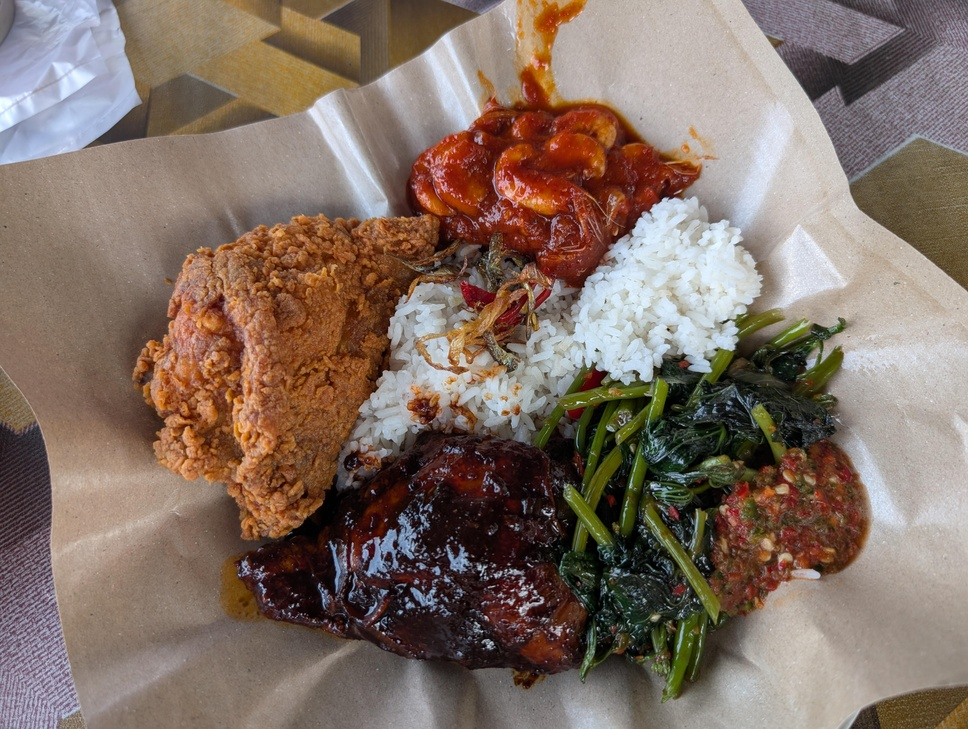
%> input picture nasicampur.jpg, 968 x 729 px, shrunk from 4080 x 3072 before the run
$ octave --eval "result = hsvThreshold(imread('../nasicampur.jpg'));"   (GNU Octave 9; MATLAB toolbox functions it lacks are replaced by stand-ins)
%> lines starting %> are read from the running program, lines starting %| are printed output that depends on the picture; in (x1, y1, x2, y2) boxes, pixels count from 0 and x2, y2 are one past the last pixel; in counts of white or black regions, pixels touching at a corner belong together; the program's own positions count from 1
%% HSV THRESHOLD - Color-based Food Region Detection
% Detects food regions using HSV color space thresholding with edge awareness

function mask = hsvThreshold(img, foodType)
    %% Convert to HSV color space
    if isa(img, 'uint8')
        img = im2double(img);
    end
    hsvImg = rgb2hsv(img);
%> hsvImg: size 729x968x3 double; mean H, S, V 0.237, 0.328, 0.522

    H = hsvImg(:,:,1);
    S = hsvImg(:,:,2);
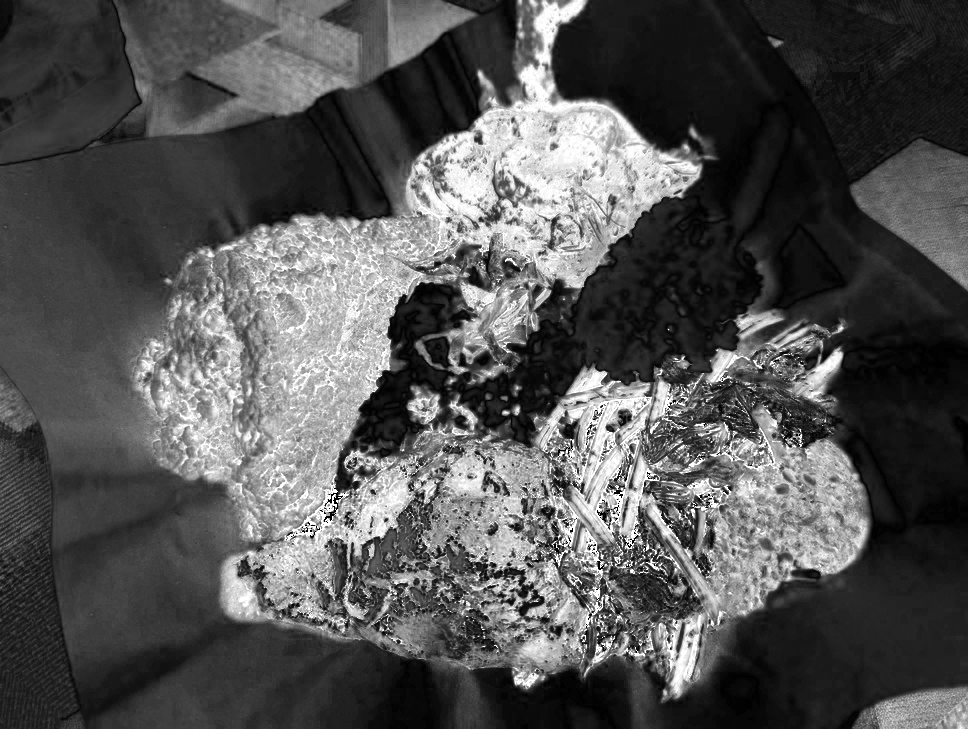
%> S: size 729x968 double; min 0, max 1, mean 0.328
    V = hsvImg(:,:,3);

    %% Define thresholds based on food type
    if nargin < 2 || isempty(foodType)
        foodType = 'general';
    end

    switch lower(foodType)
        case 'nasi_lemak'
            satMin = 0.03;  % Lower for white rice
            satMax = 1.0;
            valMin = 0.15;
            valMax = 1.0;

        case 'roti_canai'
            % Roti Canai: pale brown flatbread
            % FIX: Lower Sat Min to 0.05 to catch floury/pale parts
            satMin = 0.05;
            satMax = 0.9;
            valMin = 0.15;
            valMax = 1.0;

        case 'satay'
            % CRITICAL FIX FOR SATAY STICKS:
            % Use texture to capture thin structures
            satMin = 0.10;
            satMax = 1.0;
            valMin = 0.05;  % Lower significantly to capture DARK CHARRED MEAT
            valMax = 0.95;

        case 'laksa'
            % Laksa: orange/red soup with noodles
            % FIX: Lower Sat Min to 0.02 to catch pale coconut broth (Lemak)
            satMin = 0.02;
            satMax = 1.0;
            valMin = 0.10;
            valMax = 1.0;

        case 'popiah'
            % Popiah: beige wrapper with colorful filling
            % FIX: Lower Sat Min to capture pale wrapper
            satMin = 0.02;
            satMax = 0.9;
            valMin = 0.15;
            valMax = 1.0;

        case 'kaya_toast'
            % Kaya toast: brown bread with green kaya
            % FIX: Broaden for White Bread (Low Sat, High Val)
            satMin = 0.02;
            satMax = 0.9;
            valMin = 0.15;
            valMax = 1.0;

        case 'mixed_rice'
            % Mixed rice: various colors
            satMin = 0.05;
            satMax = 1.0;
            valMin = 0.10;
            valMax = 1.0;

        otherwise
            satMin = 0.03;
            satMax = 1.0;
            valMin = 0.10;
            valMax = 0.98;
    end

    %% Apply basic color thresholds
    satMask = (S >= satMin) & (S <= satMax);
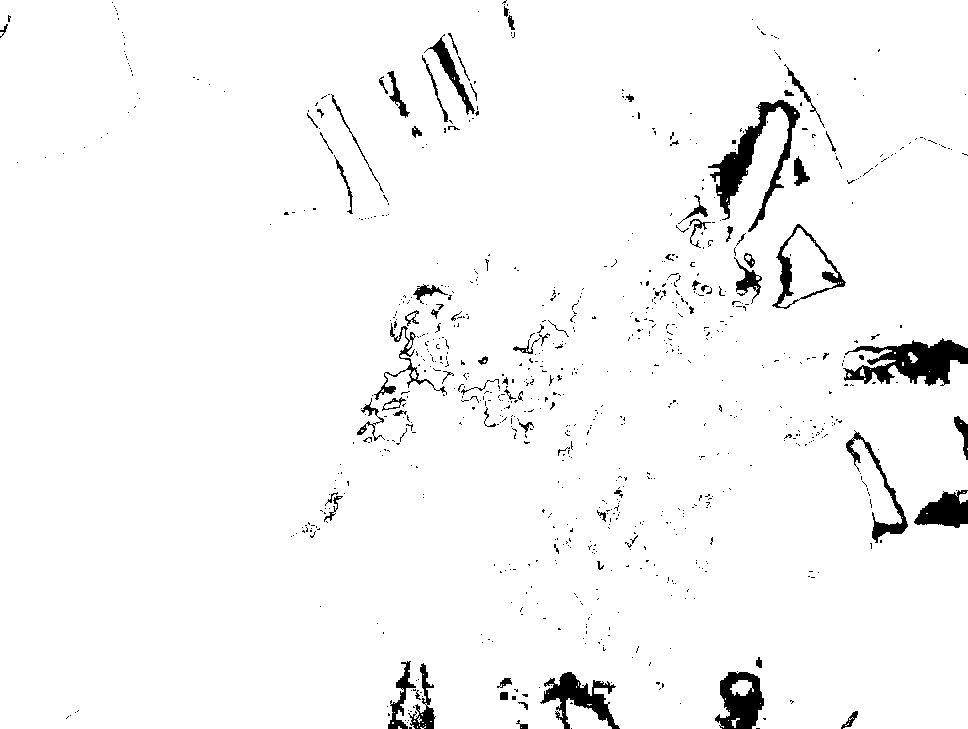
%> satMask: size 729x968 logical; 96.7% white; 849 black regions (770 under 20 px), largest, box (x1, y1, x2, y2) and area: (843, 338, 968, 386) 3106, (708, 100, 800, 232) 2934, (540, 672, 620, 729) 1784
    valMask = (V >= valMin) & (V <= valMax);
%> valMask: size 729x968 logical; 95.7% white; 1138 black regions (1012 under 20 px), largest, box (x1, y1, x2, y2) and area: (419, 484, 516, 564) 2549, (595, 459, 672, 594) 2534, (275, 462, 393, 548) 2435

    %% A++ ENHANCEMENT: Edge-Preserving Exclusions
    % Use gradient to detect real edges vs texture
    grayImg = rgb2gray(img);
    edgeMap = edge(grayImg, 'canny', [0.05 0.2]);
%> edgeMap: size 729x968 logical; 8.1% white in thin lines or dots

    % Dilate edges slightly to create "no-go" zones
    edgeDilated = imdilate(edgeMap, strel('disk', 2));
%> edgeDilated: size 729x968 logical; 31.1% white; 32 white regions, largest, box (x1, y1, x2, y2) and area: (129, 0, 880, 707) 188407, (0, 367, 84, 729) 12670, (0, 0, 281, 167) 5776

    %% Smart Background Detection
    % Detect uniform areas (likely plate/table) using local std deviation
    windowSize = 15;
    localStd = stdfilt(V, true(windowSize));
    uniformRegions = (localStd < 0.05) & (V > 0.7);
%> uniformRegions: size 729x968 logical; 14.5% white; 408 white regions (368 under 20 px), largest, box (x1, y1, x2, y2) and area: (506, 0, 968, 593) 66758, (727, 587, 874, 729) 10716, (0, 0, 129, 156) 8300

    % Plate detection: high brightness + low saturation + low texture
    % CRITICAL: Rice is also bright, low sat, low texture.
    % Only remove if it's EXTREMELY smooth (Texture < 0.5)
    texture = entropyfilt(V, true(5));
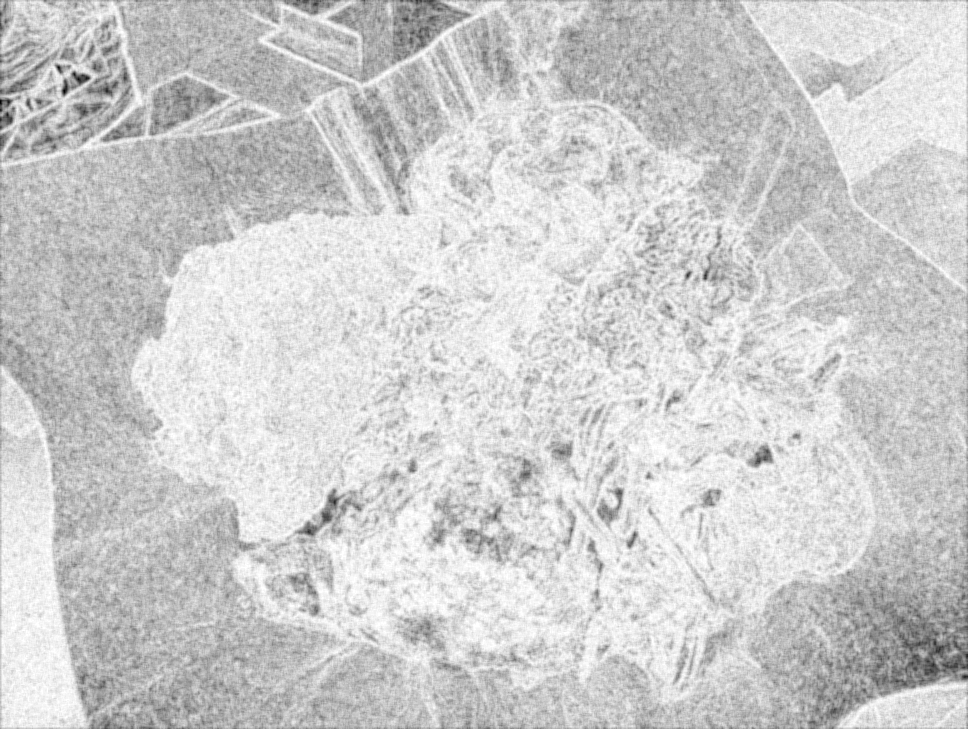
%> texture: size 729x968 double; min 0.242, max 4.64, mean 3.79; drawn with min black and max white
    plateMask = (S < 0.05) & (V > 0.90) & (texture < 0.5);
%> plateMask: size 729x968 logical; every value is 0

    %% A++ FIX 1: ULTRA BACKGROUND KILLER (Texture + Intensity + Spatial)
    % 1. Smooth White/Beige (Plate/Paper): Low S, Low Texture
    isSmooth = (localStd < 0.10);
%> isSmooth: size 729x968 logical; 73.6% white; 127 black regions (53 under 20 px), largest, box (x1, y1, x2, y2) and area: (130, 91, 877, 702) 123479, (282, 497, 576, 655) 20501, (0, 420, 78, 729) 7827
    isPale = (S < 0.20) & (V > 0.40);
%> isPale: size 729x968 logical; 40% white; 1600 white regions (1516 under 20 px), largest, box (x1, y1, x2, y2) and area: (353, 0, 968, 729) 180790, (0, 463, 457, 729) 33260, (197, 0, 518, 228) 28044
    platePaperMask = isSmooth & isPale;
%> platePaperMask: size 729x968 logical; 33.8% white; 857 white regions (796 under 20 px), largest, box (x1, y1, x2, y2) and area: (552, 0, 968, 729) 131518, (52, 586, 457, 729) 20928, (822, 0, 968, 181) 11076

    % A++ FIX: Don't let the plate-killer eat creamy LAKSA/CURRY soup
    % Broaden Shield to Hue 0.0 to 0.25 (Red/Orange/Yellow)
    isCurryHue = (H >= 0.0) & (H <= 0.25);
%> isCurryHue: size 729x968 logical; 73.8% white; 595 black regions (437 under 20 px), largest, box (x1, y1, x2, y2) and area: (458, 102, 831, 549) 41860, (238, 416, 703, 729) 39689, (742, 0, 968, 183) 27115
    platePaperMask = platePaperMask & ~isCurryHue;
%> platePaperMask: size 729x968 logical; 11% white; 465 white regions (398 under 20 px), largest, box (x1, y1, x2, y2) and area: (581, 102, 795, 372) 19116, (822, 0, 968, 180) 10878, (0, 0, 128, 128) 10659

    % 2. Deep Shadow (External): Very low V
    shadowMask = (V < 0.15);
%> shadowMask: size 729x968 logical; 7.2% white; 922 white regions (844 under 20 px), largest, box (x1, y1, x2, y2) and area: (413, 443, 578, 583) 9513, (249, 427, 468, 631) 8617, (563, 423, 684, 665) 7414

    % 3. Highlights (Blown out): Very high V, Zero Sat
    highlightMask = (V > 0.95) & (S < 0.05);
%> highlightMask: size 729x968 logical; 0.02% white in thin lines or dots, all inside (x1, y1, x2, y2) = (309, 110, 932, 402)

    % 4. A++ FIX: FLORAL MOTIF KILLER (Blue/Purple/Cyan on plates)
    % These colors basically NEVER appear in our food classes.
    isNonFoodColor = (H > 0.45) & (H < 0.85) & (S > 0.15);
%> isNonFoodColor: size 729x968 logical; 4.7% white; 766 white regions (628 under 20 px), largest, box (x1, y1, x2, y2) and area: (0, 0, 138, 164) 14735, (362, 501, 433, 580) 2267, (392, 587, 453, 618) 748
    floralMask = isNonFoodColor;

    % Combine and dilate
    bgMask = platePaperMask | shadowMask | highlightMask | floralMask;
%> bgMask: size 729x968 logical; 20.9% white; 1178 white regions (1050 under 20 px), largest, box (x1, y1, x2, y2) and area: (249, 427, 578, 677) 29348, (574, 102, 795, 380) 20397, (0, 0, 138, 164) 17979
    bgMask = imdilate(bgMask, strel('disk', 3));
%> bgMask: size 729x968 logical; 31.4% white; 168 white regions (2 under 20 px), largest, box (x1, y1, x2, y2) and area: (237, 98, 837, 688) 121353, (0, 0, 140, 166) 18957, (820, 0, 968, 182) 14656

    %% A++ FIX 2: EXTREME RICE RESCUE (Connectivity-Based)
    % We define RICE as: [Smooth/Pale] pixels that are [CONNECTED] to [Colorful Food].

    % Initial Food Core (High Saturation, Colorful)
    coreFood = (S > 0.30) & (V > 0.20) & ~bgMask;
%> coreFood: size 729x968 logical; 29.5% white; 600 white regions (513 under 20 px), largest, box (x1, y1, x2, y2) and area: (0, 0, 716, 643) 125186, (121, 0, 476, 137) 24187, (643, 438, 870, 703) 21364

    % Candidate Rice (Any smooth/pale area that might be rice)
    % A++ FIX (SHADOW RICE ): Allow slightly darker rice (Val > 0.35) if it is significantly pale
    riceCandidates = (S < 0.40) & (S > 0.02) & (V > 0.35) & bgMask;
%> riceCandidates: size 729x968 logical; 16.6% white; 1257 white regions (1067 under 20 px), largest, box (x1, y1, x2, y2) and area: (451, 104, 797, 422) 27378, (0, 0, 140, 166) 18807, (820, 0, 968, 182) 13114

    % A++ FIX (WOOD TABLE KILLER): Exclude "Woody" colors from backgrounds
    % Wood is usually Orange/Brown (Hue 0.05-0.15) with medium saturation
    isWood = (H > 0.02) & (H < 0.15) & (S > 0.3) & (S < 0.7);
%> isWood: size 729x968 logical; 18% white; 2145 white regions (1954 under 20 px), largest, box (x1, y1, x2, y2) and area: (0, 160, 482, 643) 45853, (121, 0, 476, 137) 24186, (676, 438, 870, 699) 12025
    % Only kill wood if we are NOT looking at Satay or deep fried chicken (which share these colors)
    if ~any(strcmpi(foodType, {'satay', 'fried_chicken'}))
        bgMask = bgMask & ~isWood;
%> bgMask: size 729x968 logical; 30.2% white; 260 white regions (110 under 20 px), largest, box (x1, y1, x2, y2) and area: (237, 98, 837, 688) 114912, (0, 0, 140, 166) 18957, (820, 0, 968, 182) 14656
    end

    % A++ FIX (BLUE RICE KERABU): Allow Blue (Hue 0.5-0.7) for Nasi Lemak
    if strcmpi(foodType, 'nasi_lemak')
         isBlueRice = (H > 0.5) & (H < 0.7) & (S > 0.05) & (V > 0.3);
         riceCandidates = riceCandidates | isBlueRice;
         % Disable floral mask for Nasi Lemak's blue rice
         floralMask = floralMask & ~isBlueRice;
         bgMask = bgMask & ~isBlueRice;
    end

    if any(coreFood(:)) && any(riceCandidates(:))
        % Merge all rice that is near the core food
        % Use a large proximity (40 pixels) to bridge gaps in nasi lemak boxes
        foodZone = imdilate(coreFood, strel('disk', 40));
%> foodZone: size 729x968 logical; 79.1% white; 8 black regions (1 under 20 px), largest, box (x1, y1, x2, y2) and area: (591, 0, 968, 729) 89310, (0, 583, 518, 729) 33336, (0, 0, 441, 262) 22717
        rescuedRice = riceCandidates & foodZone;
%> rescuedRice: size 729x968 logical; 9.8% white; 1190 white regions (1017 under 20 px), largest, box (x1, y1, x2, y2) and area: (451, 198, 704, 422) 12577, (52, 0, 140, 156) 6445, (840, 103, 968, 182) 4943

        % Remove rescued pixels from background mask
        bgMask(rescuedRice) = false;
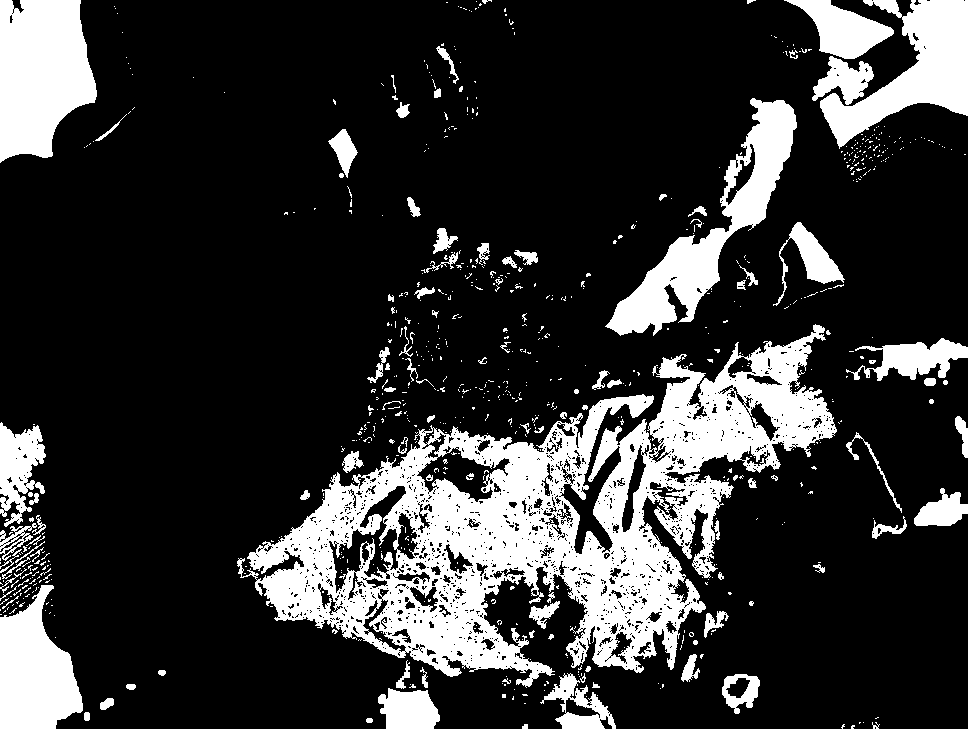
%> bgMask: size 729x968 logical; 20.5% white; 786 white regions (678 under 20 px), largest, box (x1, y1, x2, y2) and area: (237, 324, 837, 688) 75730, (0, 0, 97, 163) 12131, (605, 98, 797, 336) 11257
    end

    %% A++ FIX 2.5: ROTI TEXTURE RESCUE (Anti-Plate Logic)
    % Roti is pale like the plate, but it is TEXTURED (flaky/spotted).
    if strcmpi(lower(foodType), 'roti_canai')
        grayImg = rgb2gray(img);
        % Use standard deviation filtering to find textured areas
        textMask = stdfilt(grayImg, ones(7,7)) > 4; % Catch flaky texture
        % Only rescue if it's fairly bright (like bread) and roughly central
        [rows, cols, ~] = size(img);
        [X, Y] = meshgrid(1:cols, 1:rows);
        centerDist = sqrt(((X-cols/2)/(cols/2)).^2 + ((Y-rows/2)/(rows/2)).^2);
        rotiRescue = textMask & (V > 0.3) & (centerDist < 0.75);

        if any(rotiRescue(:))
            fprintf('  Debug: Injected %d textured roti pixels.\n', sum(rotiRescue(:)));
            bgMask(rotiRescue) = false;
            % Also ensure these pixels survive the initial baseMask
            if ~exist('rescuedRice', 'var')
                rescuedRice = rotiRescue;
            else
                rescuedRice = rescuedRice | rotiRescue;
            end
        end
    end

    %% Combine Final Masks
    % A++ CRITICAL FIX: Explicitly INJECT the rescued rice
    % Previously, satMask would kill the rice even if we rescued it from bgMask.
    % Now we force-add it.
    baseMask = satMask & valMask & ~bgMask;
%> baseMask: size 729x968 logical; 77.7% white; 1071 black regions (934 under 20 px), largest, box (x1, y1, x2, y2) and area: (237, 324, 837, 729) 79946, (605, 98, 800, 336) 12500, (0, 0, 97, 163) 12157

    if exist('rescuedRice', 'var')
        baseMask = baseMask | rescuedRice;
%> baseMask: size 729x968 logical; 78.5% white; 1043 black regions (911 under 20 px), largest, box (x1, y1, x2, y2) and area: (237, 324, 837, 688) 77621, (0, 0, 97, 163) 12133, (605, 98, 800, 336) 11567
        fprintf('  Debug: Injected %d rescued rice pixels.\n', sum(rescuedRice(:)));
%|   Debug: Injected 68846 rescued rice pixels.
    end

    %% A++ FIX 3: SPATIAL LOCKDOWN (Middle Focus)
    % Force kill anything in the outer 30% of the image
    [rows, cols] = size(S);
%> rows = 729; cols = 968
    [X, Y] = meshgrid(1:cols, 1:rows);
    distMap = sqrt(((X - (cols/2))/(cols/2)).^2 + ((Y - (rows/2))/(rows/2)).^2);

    % Hard kill in corners (dist > 0.7)
    % Unless it's extremely high saturation (Entrees touching edge)
    mask = baseMask;
    cornerKill = (distMap > 0.7) & (S < 0.5);
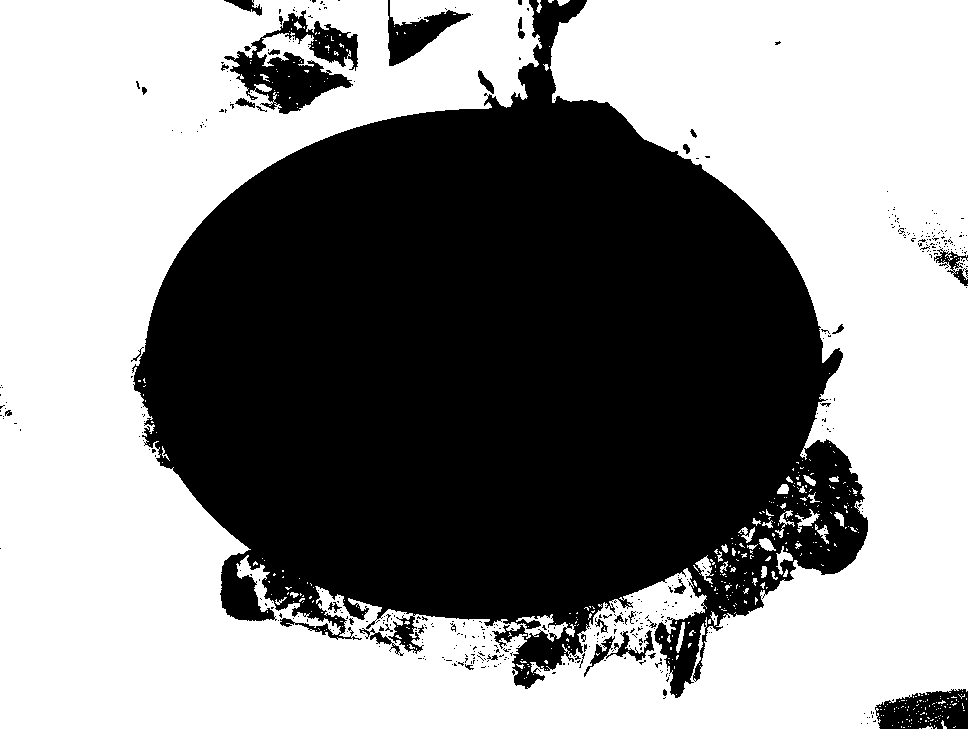
%> cornerKill: size 729x968 logical; 55% white; 448 black regions (410 under 20 px), largest, box (x1, y1, x2, y2) and area: (132, 0, 868, 698) 302767, (224, 10, 358, 114) 5875, (875, 689, 968, 729) 2801
    mask(cornerKill) = false;
%> mask: size 729x968 logical; 33.5% white; 1105 white regions (1006 under 20 px), largest, box (x1, y1, x2, y2) and area: (132, 0, 818, 621) 182759, (642, 439, 868, 698) 20292, (224, 10, 358, 114) 5875

    %% Ensure Spatial Coherence
    % Keep largest connected components (Top 3) to allow for separated food items
    cc = bwconncomp(mask, 8);
%> cc = 1105 connected components
    stats = regionprops(cc, 'Area');
%> stats = 1105 regions; largest, Area: 182759, 20292, 5875, 4440, 3279

    if ~isempty(stats)
        areas = [stats.Area];
%> areas = 1105 values, max 182759 at index 17, min 1 at index 1, mean 214
        [~, sortedIdx] = sort(areas, 'descend');
%> sortedIdx = 1105 values, max 1105 at index 1105, min 1 at index 663, mean 553

        % Keep top 3 largest regions (e.g. Rice, Chicken, Sambal)
        keepCount = min(3, numel(sortedIdx));
%> keepCount = 3
        keepIdx = sortedIdx(1:keepCount);
%> keepIdx = [17 741 42]

        mask = false(size(mask));
        for i = keepIdx
            mask(cc.PixelIdxList{i}) = true;
        end
%> this loop made 3 passes
%> i on passes 1 to 3: 17, 741, 42
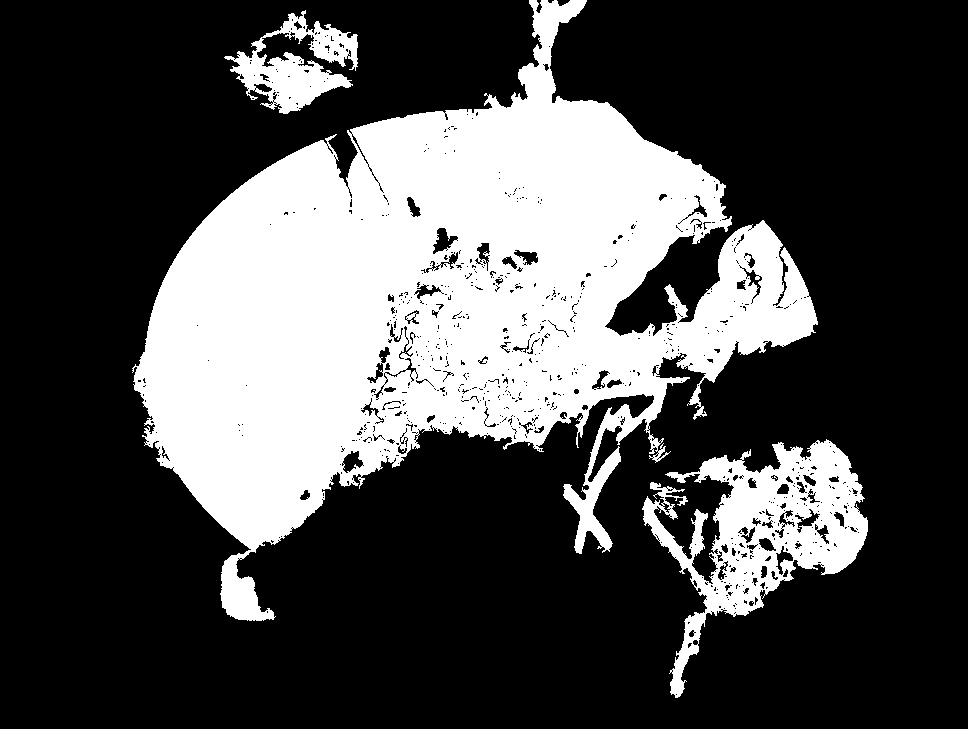
%> mask: size 729x968 logical; 29.6% white; 3 white regions, box (x1, y1, x2, y2) and area: (132, 0, 818, 621) 182759, (642, 439, 868, 698) 20292, (224, 10, 358, 114) 5875
    end
end
